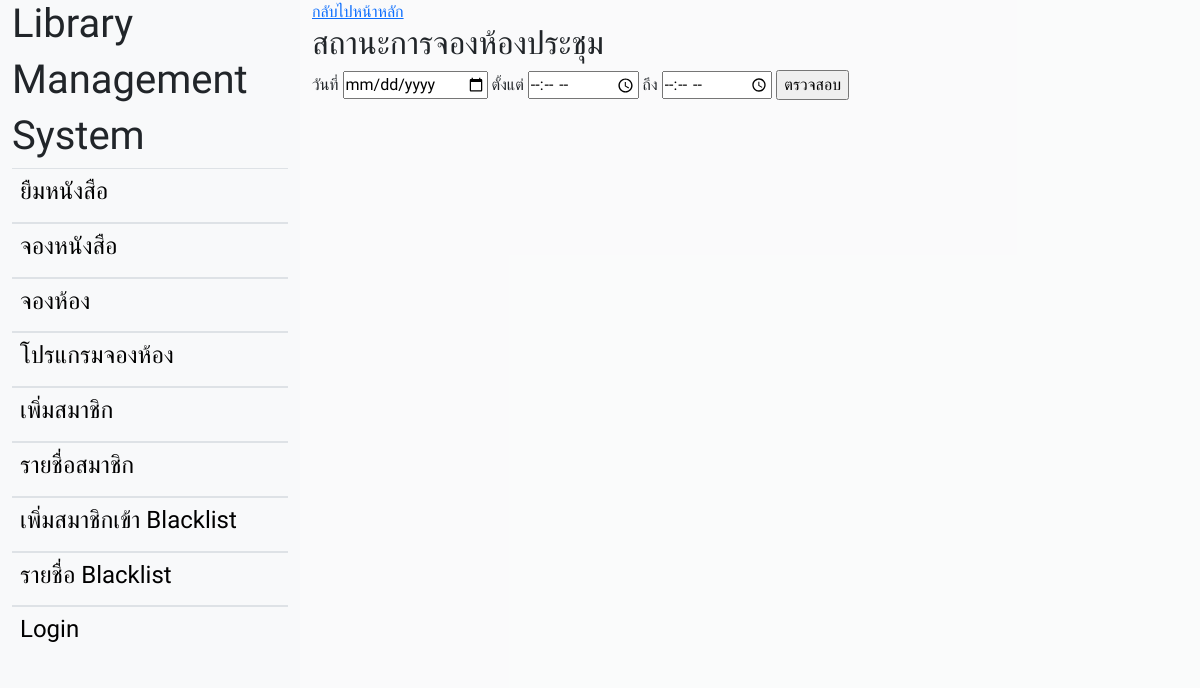
Before: /room.php with the older database file.
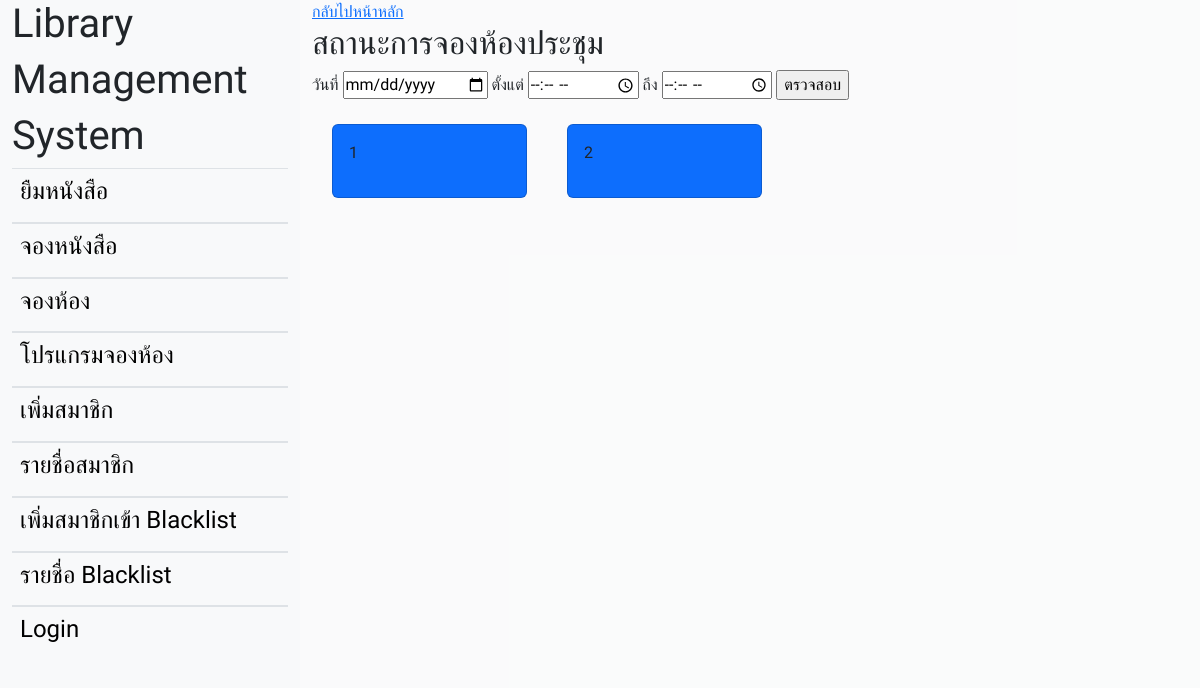
After: the same page with the newer database file.
### tables this page shows
CREATE TABLE `Room` (
  `Room_ID` integer(10),
  `Room_Name` varchar(255) NOT NULL,
  PRIMARY KEY (`Room_ID`)
)  AUTO_INCREMENT=3;

### room.php (the view, shortened to what this page needs)
<?php
include('connection.php');
$query = "SELECT * FROM room";
$result = mysqli_query($con,$query);
?>
<html>
<head>
  <link rel="stylesheet" href="main_style.css">
  <link href="https://cdn.jsdelivr.net/npm/bootstrap@5.2.3/dist/css/bootstrap.min.css" rel="stylesheet">
</head>
<body>
  <div class="container-fluid side-bar">
    <div class="row side-bar">
    <?php
    include('navbar.php');
  ?>
      <div class="col bg-light bg-opacity-75">
      <a href="index.php">กลับไปหน้าหลัก</a>
        <h2>สถานะการจองห้องประชุม</h2>
        <form method="post" action="<?php echo htmlspecialchars($_SERVER["PHP_SELF"]); ?>">
          <div>
            วันที่
            <input type="date" name="day">
            ตั้งแต่
            <input type="time" name="start">
            ถึง
            <input type="time" name="end">
            <input type="submit" name="submit" value="ตรวจสอบ">
          </div>
        </form>
        <div class="container-fluid">
          <div class="row">
            <?php
            while($row = mysqli_fetch_array($result)){
              echo '<div class="col-3 m-2">' ;
              echo '<div class="card bg-primary">';
              echo  '<div class="card-body">';
              echo    '<p>'.$row['Room_ID'].'</p>';
              echo  '</div>';
              echo '</div>';
              echo '</div>';
            }
            ?>
          </div>
        </div>
      </div>
    </div>
  </div>
</body>
</html>

Changed rows visible on the page:
added room: Room_ID "1"
added room: Room_ID "2"
